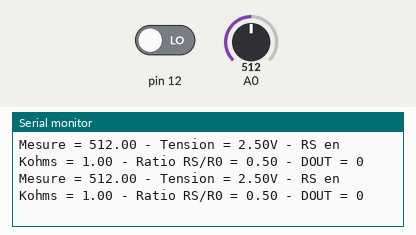
Recording of a sketch running on a simulated Arduino Uno, built with avr-gcc and run on an emulated ATmega328P. Parts: the last lines printed to the serial monitor. The test bench sets the inputs (shaded band); at power-on: A0 = 512, pin 12 LOW.

Above: at 1.2 s.
1.3 s: A0 set to 110
At 1.52 s:
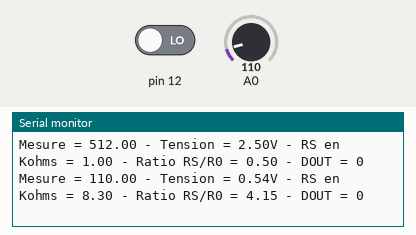
4.3 s: A0 set to 99
At 4.45 s:
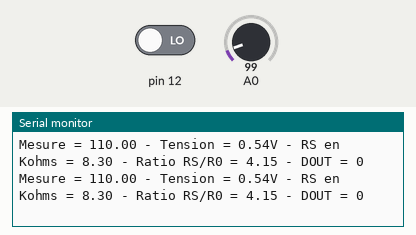
8.8 s: A0 set to 52
At 8.93 s:
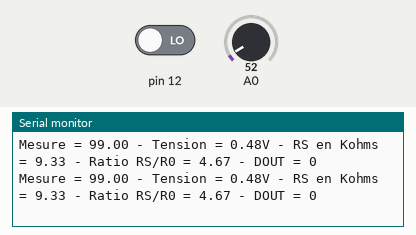
10.3 s: A0 set to 45
At 10.51 s:
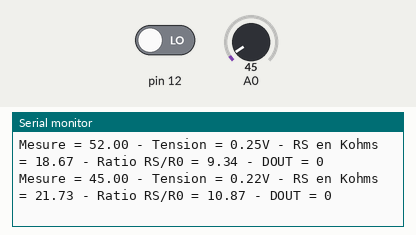
Timing chart, 0 to 13.3 s (numbered marks = the images above; inputs shaded):
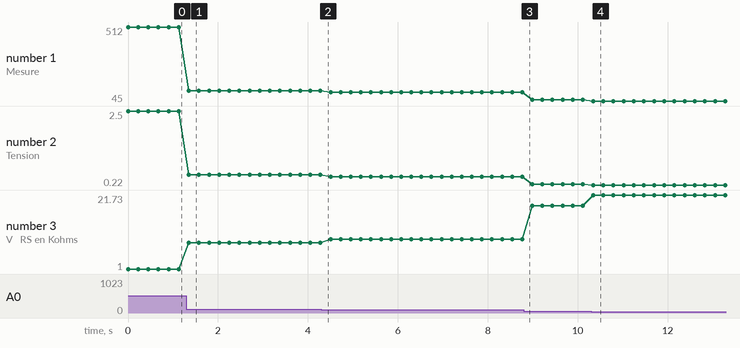

Measured:
- after the input at 1.3 s, the serial monitor: prints a new line after 0.05 s (image 1)
- after the input at 10.3 s, the serial monitor: prints a new line at once (image 4)
- plotted number 1: 512 → 110 after the input at 1.3 s, 110 → 99 after the input at 4.3 s, 99 → 52 after the input at 8.8 s, 52 → 45 after the input at 10.3 s
- plotted number 2: 2.5 → 0.54 after the input at 1.3 s, 0.54 → 0.48 after the input at 4.3 s, 0.48 → 0.25 after the input at 8.8 s, 0.25 → 0.22 after the input at 10.3 s
- plotted number 3: 1 → 8.3 after the input at 1.3 s, 8.3 → 9.33 after the input at 4.3 s, 9.33 → 18.67 after the input at 8.8 s, 18.67 → 21.73 after the input at 10.3 s

The sketch:

mq2_reg_sensib_dout.ino
```cpp
/****************************************************************************
  Auteur : phmarduino
  Sketch : mq2_reg_sensib_dout.ino
  Date : 31/8/2017
  Description : Reglage de la sensibilté seuil DOUT avec potentiometre
****************************************************************************/
void setup() {
    pinMode(12,INPUT);
    Serial.begin(9600);
}

void loop() {
    float mesure = 0; // Mesure numerique brute VOUT
    float tension;    // VOUT en volts au bornes de RL en sortie du pont diviseur
                      // forme de RS (resistance capteur) et RL (resistance de charge)
    float RS;          // Valeur resistance capteur RS
    float R0 = 2 ;   // Resistance capteur RS pour 1000ppm de H2 dans un air pur
    float RS_R0;

    /*--- moyenne sur 10 mesures de VOUT ---*/
    for(int x = 0 ; x < 10 ; x++)
    {
        mesure = mesure + analogRead(A0);
    }
    mesure = mesure/10.0;
    /*-----------------------------------------------*/
    int DOUT = digitalRead(12);
    tension = (mesure/1023)*5.0; // en volts
    RS = (5.0-tension)/tension; // en kilo ohms cf RL = 1 kilo
    RS_R0 = RS/R0;

    Serial.print("Mesure = ");
    Serial.print(mesure);
    Serial.print(" - ");

    Serial.print("Tension = ");
    Serial.print(tension);
    Serial.print("V - ");

    Serial.print("RS en Kohms = ");
    Serial.print(RS);

    Serial.print(" - Ratio RS/R0 = ");
    Serial.print(RS_R0);

    Serial.print(" - DOUT = ");
    Serial.println(DOUT);

    delay(200);

}
```
